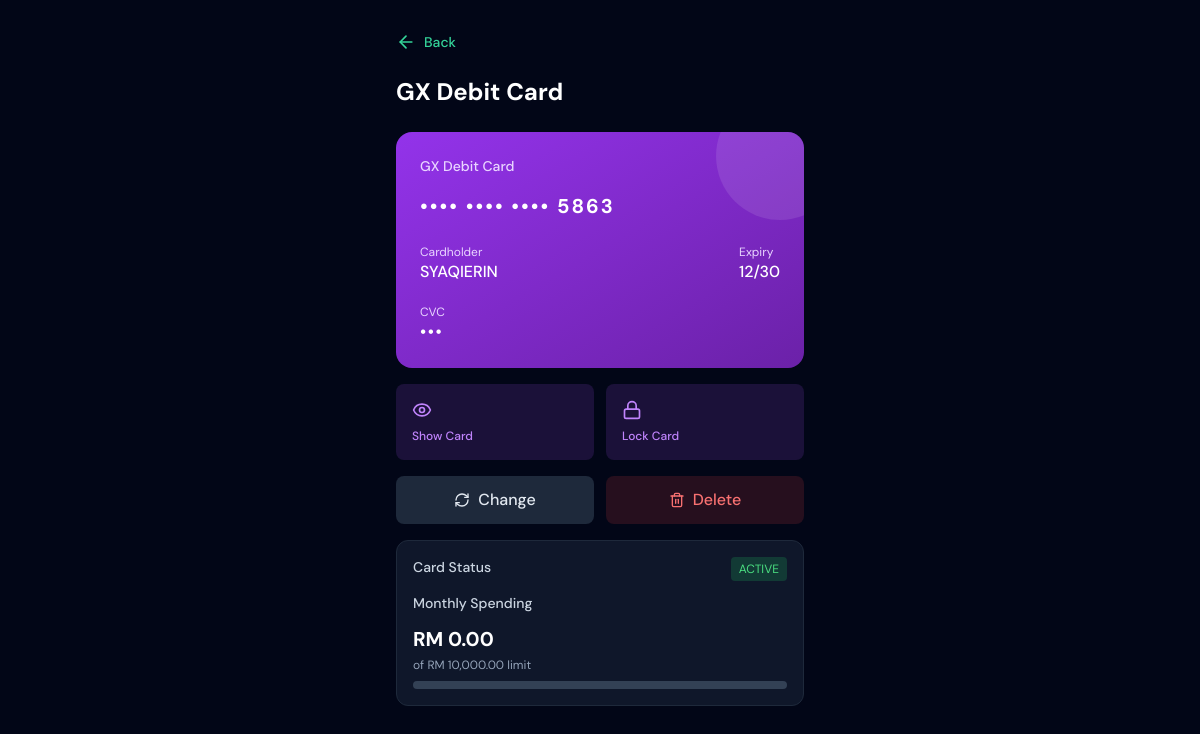
Page /pages/debit-card.php (signed in) on the committed database.
### tables this page shows
CREATE TABLE `debit_cards` (
  `card_id` int(11) NOT NULL,
  `user_id` int(11) NOT NULL,
  `card_number` varchar(20) NOT NULL,
  `cvc` varchar(3) NOT NULL DEFAULT '000',
  `expiry_month` int(11) DEFAULT NULL,
  `expiry_year` int(11) DEFAULT NULL,
  `card_status` enum('active','locked') DEFAULT 'active',
  `monthly_limit` decimal(12,2) DEFAULT 10000.00,
  `monthly_spending` decimal(12,2) DEFAULT 0.00
);

### pages/debit-card.php (the view, shortened to what this page needs)
<?php
include "../php/dbconn.php";
$user_id = $_SESSION['user_id'];
$stmt = mysqli_prepare($conn, "SELECT * FROM debit_cards WHERE user_id = ? LIMIT 1");
mysqli_stmt_bind_param($stmt, "i", $user_id);
mysqli_stmt_execute($stmt);
$card = mysqli_fetch_assoc(mysqli_stmt_get_result($stmt));
if ($card) {
    $fullCardNumber = $card['card_number'];
    $last4 = substr($fullCardNumber, -4);
    $cvc = $card['cvc'] ?? '000';
}
?>
<!doctype html>
<html lang="en" class="h-full">
<head>
<script src="https://cdn.tailwindcss.com/3.4.17"></script>
</head>
<body class="h-full">
<div class="h-full w-full bg-slate-950 overflow-auto">
    <div class="max-w-md mx-auto px-5 py-8">
        <a href="/gxbank_html_by_page/dashboard.php" class="flex items-center gap-2 text-emerald-400 hover:text-emerald-300 mb-6 transition">
            <i data-lucide="arrow-left" class="w-5 h-5"></i>
            <span class="text-sm font-medium">Back</span>
        </a>
        <h1 class="text-2xl font-bold text-white mb-6">GX Debit Card</h1>
        <?php if (!$card) { ?>
            <div class="bg-slate-900 rounded-2xl p-6 border border-slate-800 text-center">
                <div class="w-16 h-16 rounded-2xl bg-purple-500/15 flex items-center justify-center mx-auto mb-5">
                    <i data-lucide="credit-card" class="w-8 h-8 text-purple-400"></i>
                </div>
                <h2 class="text-white text-xl font-bold mb-2">No Debit Card Yet</h2>
                <p class="text-slate-400 text-sm mb-6">
                    You don’t have a GX Debit Card yet. Get one now to start spending from your account.
                </p>
                <form method="POST">
                    <button type="submit" name="create_card"
                        class="w-full bg-purple-500 hover:bg-purple-600 text-white font-medium py-3 rounded-lg transition">
                        Get GX Debit Card
                    </button>
                </form>
            </div>
        <?php } else { ?>
            <div class="space-y-4">
                <div class="bg-gradient-to-br from-purple-600 to-purple-800 rounded-2xl p-6 relative overflow-hidden">
                    <div class="absolute top-0 right-0 w-32 h-32 bg-white/10 rounded-full -translate-y-10 translate-x-10"></div>
                    <p class="text-purple-200 text-sm font-medium">GX Debit Card</p>
                    <p id="cardNumber"
                       class="text-white text-xl font-bold mt-4 tracking-widest"
                       data-full="<?php echo htmlspecialchars(chunk_split($fullCardNumber, 4, ' ')); ?>"
                       data-last4="<?php echo htmlspecialchars($last4); ?>">
                        •••• •••• •••• <?php echo htmlspecialchars($last4); ?>
                    </p>
                    <div class="flex justify-between mt-6">
                        <div>
                            <p class="text-purple-200 text-xs">Cardholder</p>
                            <p class="text-white font-medium">
                                <?php echo htmlspecialchars($_SESSION['full_name']); ?>
                            </p>
                        </div>
                        <div>
                            <p class="text-purple-200 text-xs">Expiry</p>
                            <p class="text-white font-medium">
                                <?php echo sprintf('%02d', $card['expiry_month']); ?>/<?php echo substr($card['expiry_year'], -2); ?>
                            </p>
                        </div>
                    </div>
                    <div class="mt-5">
                        <p class="text-purple-200 text-xs">CVC</p>
                        <p id="cardCVC"
                           class="text-white font-bold tracking-widest"
                           data-cvc="<?php echo htmlspecialchars($cvc); ?>">
                            •••
                        </p>
                    </div>
                </div>
                <div class="grid grid-cols-2 gap-3">
                    <button type="button" onclick="toggleCardNumber()"
                        class="bg-purple-500/15 hover:bg-purple-500/25 text-purple-400 rounded-lg p-4 transition text-left">
                        <i data-lucide="eye" class="w-5 h-5 mb-2"></i>
                        <p id="showCardText" class="text-xs font-medium">Show Card</p>
                    </button>
                    <form method="POST">
                        <button type="submit" name="toggle_status"
                            class="w-full bg-purple-500/15 hover:bg-purple-500/25 text-purple-400 rounded-lg p-4 transition text-left">
                            <i data-lucide="lock" class="w-5 h-5 mb-2"></i>
                            <p class="text-xs font-medium">
                                <?php echo $card['card_status'] == 'active' ? 'Lock Card' : 'Unlock Card'; ?>
                            </p>
                        </button>
                    </form>
                </div>
                <div class="grid grid-cols-2 gap-3">
                    <form method="POST" onsubmit="return confirm('Are you sure you want to change your card? Your old card number and CVC will be replaced.');">
                        <button type="submit" name="change_card"
                            class="w-full bg-slate-800 hover:bg-slate-700 text-slate-200 font-medium py-3 rounded-lg transition flex items-center justify-center gap-2">
                            <i data-lucide="refresh-cw" class="w-4 h-4"></i>
                            Change
                        </button>
                    </form>
                    <form method="POST" onsubmit="return confirm('Are you sure you want to delete this debit card?');">
                        <button type="submit" name="delete_card"
                            class="w-full bg-red-500/15 hover:bg-red-500/25 text-red-400 font-medium py-3 rounded-lg transition flex items-center justify-center gap-2">
                            <i data-lucide="trash-2" class="w-4 h-4"></i>
                            Delete
                        </button>
                    </form>
                </div>
                <div class="bg-slate-900 rounded-xl p-4 border border-slate-800">
                    <div class="flex justify-between mb-3">
                        <p class="text-slate-300 font-medium text-sm">Card Status</p>
                        <span class="<?php echo $card['card_status'] == 'active' ? 'bg-green-500/20 text-green-400' : 'bg-red-500/20 text-red-400'; ?> text-xs px-2 py-1 rounded">
                            <?php echo strtoupper($card['card_status']); ?>
                        </span>
                    </div>
                    <p class="text-slate-300 font-medium text-sm mb-3">Monthly Spending</p>
                    <p class="text-white text-xl font-bold">
                        RM <?php echo number_format($card['monthly_spending'], 2); ?>
                    </p>
                    <p class="text-slate-400 text-xs mt-1">
                        of RM <?php echo number_format($card['monthly_limit'], 2); ?> limit
                    </p>
                    <div class="w-full bg-slate-700 rounded-full h-2 mt-2">
                    </div>
                </div>
            </div>
        <?php } ?>
    </div>
</div>
</body>
</html>

### pages/debit-card.php (style rules this page uses)
* { font-family: 'DM Sans', sans-serif; }
body { box-sizing: border-box; }

### rows in the picture
debit_cards: card_number "5863", expiry_month "12", expiry_year "30", card_status "ACTIVE", monthly_spending "0.00", monthly_limit "10,000.00"

### other values in the picture
$_SESSION['full_name'] "SYAQIERIN"
